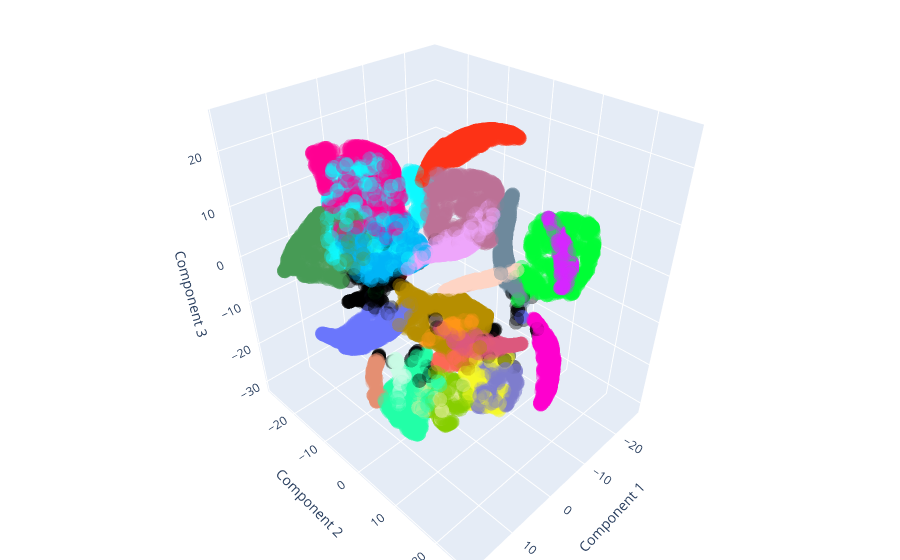

The notebook cell saved with this chart:
### Code cell
import plotly.graph_objects as go

labels = dbscan_standard.labels_
color_array = np.where(labels == -1, 'black', labels)
colors = px.colors.qualitative.Light24
label_colors = [colors[i % len(colors)] if i != -1 else 'black' for i in labels]

fig = go.Figure(data=[go.Scatter3d(
    x=X_3d_tsne_standard[:, 0],
    y=X_3d_tsne_standard[:, 1],
    z=X_3d_tsne_standard[:, 2],
    mode='markers',
    marker=dict(
        size=5,
        color=label_colors,
        opacity=0.4,
    )
)])

fig.update_layout(
    title='Interactive 3D t-SNE Visualization',
    scene=dict(
        xaxis_title='Component 1',
        yaxis_title='Component 2',
        zaxis_title='Component 3'
    ),
    margin=dict(l=0, r=0, b=0, t=0)
)

fig.show()

### Figure 1 — Plotly figure (JSON) as saved in the notebook; plotly's stock layout.template omitted (floating-point values rounded to 4 significant figures; data arrays with more than 128 entries replaced by an {"elided": "..."} marker saying what was removed)
{"data": [{"marker": {"color": {"elided": "10000 str values"}, "opacity": 0.4, "size": 5}, "mode": "markers", "x": {"elided": "10000 float values"}, "y": {"elided": "10000 float values"}, "z": {"elided": "10000 float values"}, "type": "scatter3d"}], "layout": {"margin": {"l": 0, "r": 0, "b": 0, "t": 0}, "title": {"text": "Interactive 3D t-SNE Visualization"}, "scene": {"xaxis": {"title": {"text": "Component 1"}}, "yaxis": {"title": {"text": "Component 2"}}, "zaxis": {"title": {"text": "Component 3"}}}}}
